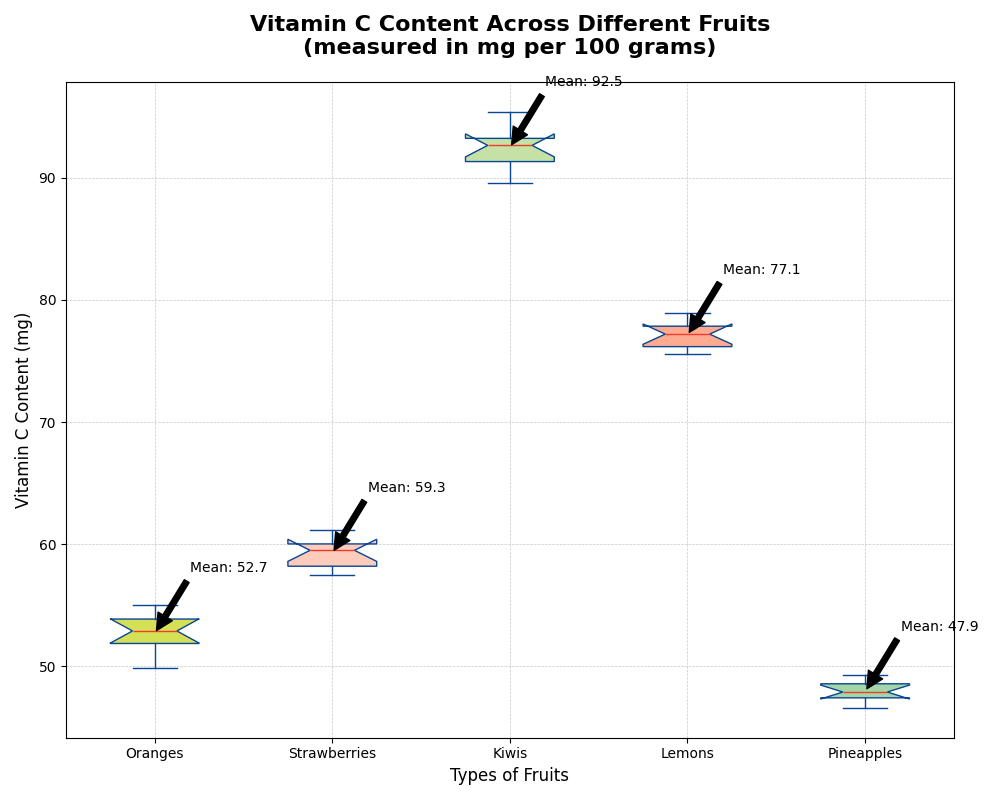

Here is the Python script that generated this plot:
import matplotlib.pyplot as plt
import numpy as np

# Backstory: We are analyzing the nutrient content of different types of fruits gathered from diverse regions. 
# The study focuses on the distribution of Vitamin C content (in mg) per 100 grams of fruit.
# Fruits under consideration: Oranges, Strawberries, Kiwis, Lemons, and Pineapples

# Create data for Vitamin C content in mg per 100 grams for each fruit type
oranges = [53.2, 50.5, 52.4, 55.0, 54.3, 51.7, 52.8, 49.9, 54.1, 53.0]  # Vitamin C content for oranges
strawberries = [58.8, 59.4, 60.1, 57.5, 59.6, 58.0, 60.3, 61.2, 57.9, 59.8]  # Vitamin C content for strawberries
kiwis = [92.7, 93.0, 89.6, 95.4, 94.2, 91.1, 92.6, 90.8, 93.3, 92.0]  # Vitamin C content for kiwis
lemons = [77.0, 76.4, 78.2, 75.8, 77.7, 78.9, 76.1, 77.4, 75.6, 77.9]  # Vitamin C content for lemons
pineapples = [47.8, 48.2, 47.0, 49.3, 46.6, 47.4, 48.7, 47.5, 48.0, 48.8]  # Vitamin C content for pineapples

# Combine the data into a single list for the boxplot
data = [oranges, strawberries, kiwis, lemons, pineapples]

# Labels for the fruits
fruit_labels = ['Oranges', 'Strawberries', 'Kiwis', 'Lemons', 'Pineapples']

# Create the plot
fig, ax = plt.subplots(figsize=(10, 8))

# Create the box plot
box = ax.boxplot(data, vert=True, patch_artist=True, labels=fruit_labels, notch=True,
                 boxprops=dict(facecolor='#c6dbef', color='#084594'),
                 whiskerprops=dict(color='#084594'),
                 capprops=dict(color='#084594'),
                 medianprops=dict(color='#ef3b2c'),
                 flierprops=dict(marker='o', color='#ef3b2c', alpha=0.5))

# Customization of colors for each fruit type
colors = ['#d4e157', '#ffccbc', '#c5e1a5', '#ffab91', '#a5d6a7']
for patch, color in zip(box['boxes'], colors):
    patch.set_facecolor(color)

# Set the title, labels, and grid
ax.set_title("Vitamin C Content Across Different Fruits\n(measured in mg per 100 grams)", fontsize=16, fontweight='bold', pad=20)
ax.set_xlabel("Types of Fruits", fontsize=12)
ax.set_ylabel("Vitamin C Content (mg)", fontsize=12)
ax.grid(True, which='both', linestyle='--', linewidth=0.5, alpha=0.7)

# Adding annotations for mean values for each fruit
for i, fruit in enumerate(data):
    mean_value = np.mean(fruit)
    ax.annotate(f'Mean: {mean_value:.1f}', xy=(i + 1, mean_value), xytext=(i + 1.2, mean_value + 5),
                arrowprops=dict(facecolor='black', shrink=0.05),
                fontsize=10, color='black')

# Automatically adjust layout for better fit and visibility
plt.tight_layout()

# Display the plot
plt.show()
